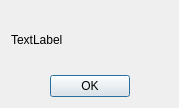
<?xml version="1.0" encoding="UTF-8"?>
<ui version="4.0">
 <class>MessageErrorDialog</class>
 <widget class="QDialog" name="MessageErrorDialog">
  <property name="geometry">
   <rect>
    <x>0</x>
    <y>0</y>
    <width>179</width>
    <height>108</height>
   </rect>
  </property>
  <property name="sizePolicy">
   <sizepolicy hsizetype="Fixed" vsizetype="Fixed">
    <horstretch>0</horstretch>
    <verstretch>0</verstretch>
   </sizepolicy>
  </property>
  <property name="windowTitle">
   <string>Dialog</string>
  </property>
  <layout class="QVBoxLayout" name="verticalLayout">
   <item>
    <widget class="QLabel" name="messageLabel">
     <property name="text">
      <string>&lt;html&gt;&lt;head/&gt;&lt;body&gt;&lt;p align=&quot;justify&quot;&gt;TextLabel&lt;/p&gt;&lt;/body&gt;&lt;/html&gt;</string>
     </property>
    </widget>
   </item>
   <item>
    <widget class="QDialogButtonBox" name="buttonBox">
     <property name="layoutDirection">
      <enum>Qt::LeftToRight</enum>
     </property>
     <property name="autoFillBackground">
      <bool>false</bool>
     </property>
     <property name="orientation">
      <enum>Qt::Horizontal</enum>
     </property>
     <property name="standardButtons">
      <set>QDialogButtonBox::Ok</set>
     </property>
     <property name="centerButtons">
      <bool>true</bool>
     </property>
    </widget>
   </item>
  </layout>
 </widget>
 <resources/>
 <connections>
  <connection>
   <sender>buttonBox</sender>
   <signal>accepted()</signal>
   <receiver>MessageErrorDialog</receiver>
   <slot>accept()</slot>
   <hints>
    <hint type="sourcelabel">
     <x>200</x>
     <y>194</y>
    </hint>
    <hint type="destinationlabel">
     <x>157</x>
     <y>218</y>
    </hint>
   </hints>
  </connection>
  <connection>
   <sender>buttonBox</sender>
   <signal>rejected()</signal>
   <receiver>MessageErrorDialog</receiver>
   <slot>reject()</slot>
   <hints>
    <hint type="sourcelabel">
     <x>200</x>
     <y>200</y>
    </hint>
    <hint type="destinationlabel">
     <x>286</x>
     <y>218</y>
    </hint>
   </hints>
  </connection>
 </connections>
</ui>
